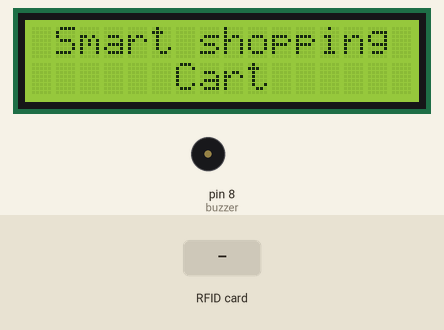
This sketch was run on a simulated Arduino Uno, built with avr-gcc and run on an emulated ATmega328P. Parts: 16×2 character LCD, buzzer (waves = sounding). The inputs (shaded band) are chosen by the test bench. What the sketch prints to the serial monitor is not drawn.

Above: at 1.3 s.
1.4 s: RFID card A3 7F FD 16 held to the reader
At 2.5 s:
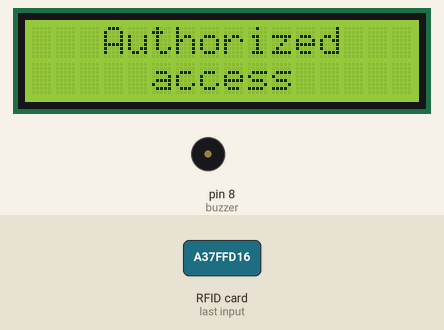
At 3.1 s:
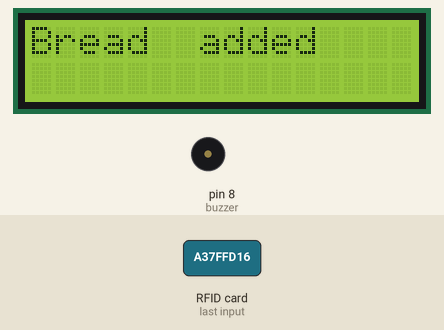
4.2 s: RFID card 35 3C 16 AD held to the reader
At 7.1 s:
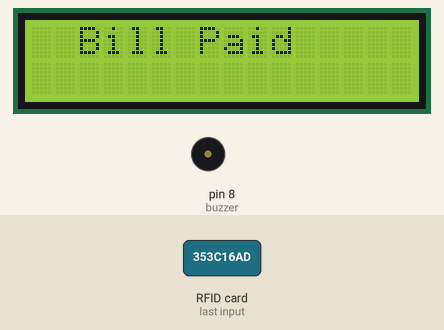
Timing chart, 0 to 8.6 s (numbered marks = the images above; inputs shaded):
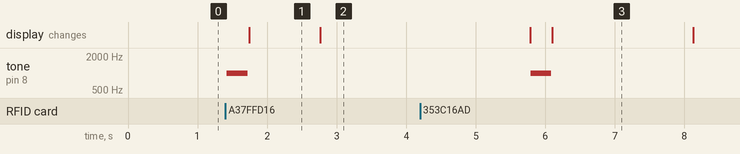

Measured:
- after the input at 1.4 s, tone on pin 8 (buzzer): silent → 1000 Hz at once, → silent 0.30 s later; the display: changes after 0.35 s (image 1)
- after the input at 4.2 s, tone on pin 8 (buzzer): silent → 1000 Hz after 1.6 s, → silent 0.30 s later; the display: first differs from a run without the input after 1.9 s (image 3)
- what the display in image 1 shows lasts 1.1 s, from 1.7 s to 2.8 s

The sketch:

sketch_feb18a.ino
```cpp
#include <SPI.h>
#include <MFRC522.h>
#include <Vector.h>
#include <Wire.h>
#include <LiquidCrystal_I2C.h>


#define RST_PIN         9          // Configurable, see typical pin layout above
#define SS_PIN          10         // Configurable, see typical pin layout above
MFRC522 mfrc522(SS_PIN, RST_PIN);  // Create MFRC522 instance
LiquidCrystal_I2C lcd(0x27, 16, 2);

String product_name = "";
byte product_price, sum = 0;
bool tag73909111Read = false;
bool tagA37FFD16Read = false;
bool isLowOnFunds = false;
int amount = 40;
int balance = 0;
int buzzer = 8;

Vector<byte> product_prices;

void setup() {

  //initial buzzer as output
  pinMode(buzzer, OUTPUT);
  Serial.begin(9600);   // Initiate a serial communication
  lcd.init(); //initialize the lcd
  lcd.backlight();

  lcd.setCursor(0, 0);         // move cursor to   (0, 0)
  lcd.print(" Smart shopping");        // print message at (0, 0)
  lcd.setCursor(2, 1);         // move cursor to   (2, 1)
  lcd.print("    Cart");
while (!Serial);                       // Do nothing if no serial port is opened (added for Arduinos based on ATMEGA32U4)
            SPI.begin();                             // Init SPI bus
            mfrc522.PCD_Init();
            Serial.print("MFRC522 software version = ");
            Serial.println(mfrc522.PCD_ReadRegister(mfrc522.VersionReg),HEX);// Init MFRC522
            delay(4);                                             // Optional delay. Some board do need more time after init to be ready, see Readme
            mfrc522.PCD_DumpVersionToSerial();      // Show details of PCD - MFRC522 Card Reader details
            Serial.println(F("Scan PICC to see UID, SAK, type, and data blocks..."));
}
void loop() {
           // Reset the loop if no new card present on the sensor/reader. This saves the entire process when idle.
           // Look for new cards
           if ( ! mfrc522.PICC_IsNewCardPresent())
           {
             return;
           }

           // Select one of the cards
           if ( ! mfrc522.PICC_ReadCardSerial())
           {
             return;
           }
           // Dump debug info about the card; PICC_HaltA() is automatically called
           Serial.print("UID tag :");
         String content= "";
         byte letter;
         for (byte i = 0; i < mfrc522.uid.size; i++)
         {
            Serial.print(mfrc522.uid.uidByte[i] < 0x10 ? " 0" : " ");
            Serial.print(mfrc522.uid.uidByte[i], HEX);
            content.concat(String(mfrc522.uid.uidByte[i] < 0x10 ? " 0" : " "));
            content.concat(String(mfrc522.uid.uidByte[i], HEX));

           //  Serial.println(" access");
         }
         Serial.println();
         Serial.print("Message : ");
         content.toUpperCase();
         if (content.substring(1) == "73 90 91 11") //change here the UID of the card/cards that you want to give access
         {
          acknowledgeRead();
          product_name = "Malt";
          product_price = 20;
          tag73909111Read = !tag73909111Read;
          Serial.println("Authorized access");
          lcd.clear();                 // clear display
          lcd.setCursor(0, 0);         // move cursor to   (0, 0)
          lcd.print("   Authorized");        // print message at (0, 0)
          lcd.setCursor(2, 1);         // move cursor to   (2, 1)
          lcd.print("   access"); // print message at (2, 1)
          Serial.println();
          delay(3000);
          if( tag73909111Read){
            product_prices.PushBack(product_price);
            Serial.println(product_name + " added to your cart with price " + product_price);
            lcd.clear();                 // clear display
            lcd.setCursor(0, 0);
            lcd.print(product_name);
            delay(600);
            lcd.clear();
            lcd.setCursor(0, 0);
            lcd.print("  Added to cart");

           }
           else{
             for(byte i = 0; i < product_prices.Size();i++){
               if (product_prices[i] == product_price){
                 product_prices.Erase(product_prices[i]);
               }
             }
             sum  = sum - product_price;
             Serial.println(product_name + " has been removed from your cart " + product_price + " has deducted from total amount payable ");
              lcd.clear();                 // clear display
              lcd.setCursor(0, 0);
              lcd.print(product_name + " removed from cart");
              lcd.setCursor(2,1);
              lcd.print(product_price + "deducted from total amount");
           }

         }
          if (content.substring(1) == "A3 7F FD 16") //change here the UID of the card/cards that you want to give access
         {
          acknowledgeRead();
          product_name = "Bread";
          product_price = 10;
          tagA37FFD16Read = !tagA37FFD16Read;
          Serial.println("Authorized access");
          lcd.clear();                 // clear display
          lcd.setCursor(0, 0);         // move cursor to   (0, 0)
          lcd.print("   Authorized");        // print message at (0, 0)
          lcd.setCursor(2, 1);         // move cursor to   (2, 1)
          lcd.print("   access"); // print message at (2, 1
          Serial.println();
          delay(1000);
          if(tagA37FFD16Read){
            product_prices.PushBack(product_price);
            Serial.println(product_name + " added to your cart with price " + product_price);
            lcd.clear();                 // clear display
            lcd.setCursor(0, 0);
            lcd.print(product_name + "  added");
            lcd.setCursor(2,1);
            lcd.print("with price " + product_price);

          }
           else{
             for(byte i = 0; i < product_prices.Size();i++){
               if (product_prices[i] == product_price){
                 product_prices.Erase(product_prices[i]);
               }
             }
             sum  = sum - product_price;
             Serial.println(product_name + " has been removed from your cart " + product_price + " has deducted from total amount payable ");
             lcd.clear();                 // clear display
             lcd.setCursor(0, 0);
             lcd.print(product_name + " removed");
             lcd.setCursor(2,1);
             lcd.print(product_price + " deducted from total amount");

           }
         }
//          else{
//            Serial.println("Access Denied");
//            delay(1000);
//          }

         if (content.substring(1) == "35 3C 16 AD") //change here the UID of the card/cards that you want to give access
         {
          acknowledgeRead();

          balance = amount - sum;
//               for(int i=0;i<6;i++)
//               {
//               digitalWrite(buz, HIGH);
//               delay(70);
//               digitalWrite(buz, LOW);
//               delay(70);
//
//               }

               // restore the prices collection to empty
            if(sum != 0){
              Serial.println(amount);
                  if ((balance) >= 0 ){
                  lcd.clear();
                  lcd.setCursor(0, 0);
                  lcd.print("  Bill Paid ");
                  delay(2000);
                  lcd.clear();
                  lcd.setCursor(0, 0);
                  lcd.print(" Thankyou for ");
                  lcd.setCursor(0, 1);
                  lcd.print("  shopping");
                  delay(2000);
                  delay(2000);

                  sum = 0;
                  amount = balance;
                  tag73909111Read = false;
                  tagA37FFD16Read = false;
                }
                else{
                  lcd.clear();
                  lcd.setCursor(0, 0);
                  lcd.print("  low on funds ");
                  isLowOnFunds = true;
                  delay(2000);
                }
              }
              else {
                lcd.clear();                 // clear display
                lcd.setCursor(0, 0);
                lcd.print("   Cart empty");
                delay(3000);
                lcd.setCursor(0, 0);         // move cursor to   (0, 0)
                lcd.print(" Smart shopping");        // print message at (0, 0)
                lcd.setCursor(2, 1);         // move cursor to   (2, 1)
                lcd.print("    Cart");
              }
          //                //Serial.println("Bill Paid thankyou for shopping ");
          //                 lcd.setCursor(0, 0);
          //                 lcd.print(" Smart Shopping ");
          //                 lcd.setCursor(0, 1);
          //                 lcd.print("   trolly ");
          //                 delay(200);
                  }


          //                 lcd.clear();
          //                 lcd.setCursor(0, 0);
          //                 lcd.print("Bill amount Rs: ");
          //                 lcd.setCursor(0, 1);
          //                 lcd.print(s);
          //                 Serial.println("total amount is: " +findTotalAmountPayable(product_prices));
          //                 delay(100);

                for(byte i =0; i < product_prices.Size(); i++){
                  Serial.println(product_prices[i]);
                  sum = sum + product_prices[i];
                  product_prices.Erase(i);
                }
                delay(3000);
                if (sum > 0) {
                  Serial.print("Total Amount payable: ");
                  Serial.println(sum);
                  lcd.clear();                 // clear display
                  lcd.setCursor(0, 0);
                  lcd.print(" Amount payable");
                  lcd.setCursor(2,1);
                  lcd.print(sum);
                  if(isLowOnFunds){
                    delay(3000);
                    lcd.clear();
                    lcd.setCursor(0, 0);         // move cursor to   (0, 0)
                    lcd.print(" Smart shopping");        // print message at (0, 0)
                    lcd.setCursor(2, 1);         // move cursor to   (2, 1)
                    lcd.print("    Cart");
                    sum = 0;
                    amount = balance;
                    tag73909111Read = false;
                    tagA37FFD16Read = false;
                  }
                }
                else{
                  lcd.clear();                 // clear display
                  lcd.setCursor(0, 0);
                  lcd.print("   Cart empty");
                  delay(3000);
                  lcd.setCursor(0, 0);         // move cursor to   (0, 0)
                  lcd.print(" Smart shopping");        // print message at (0, 0)
                  lcd.setCursor(2, 1);         // move cursor to   (2, 1)
                  lcd.print("    Cart");
                }

}

void acknowledgeRead(){
    tone(buzzer, 1000);
    delay(300);
    noTone(buzzer);
}
```
